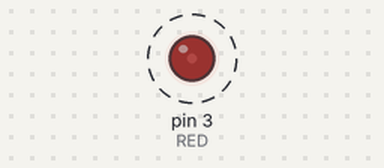
This sketch was run on a simulated Arduino Uno, built with avr-gcc and run on an emulated ATmega328P. Shown: output pins drawn as LEDs (lit = HIGH). Dashed ring = blinking.

Above: at 0.05 s.
Timing chart, 0 to 3.0 s (numbered marks = the images above):
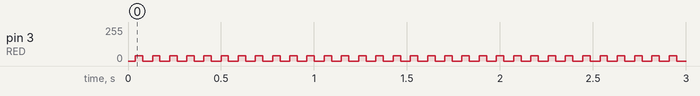

The sketch:

s107_IR_control.ino
```cpp
// Connect (+) of IR LED to 5Vcc
// connect (-) to pin 4 with a 100 Ohm resistor in line.  For best results make a transistor circuit with external power source

#define RED 3	// the output pin of the IR LED

void setup() {
	pinMode(RED, OUTPUT);	// set IR LED (Pin 4) to Output
}

void loop() {
//Do you magic here.  The code directly below just throttles up to 60 and back down to 0.
//You can get data from the serial port, a joystick, or whatever.  You just need to translate your input into values between 0 and 127.
//Pass those values to Transmit( ) as an integer between 0 and 127 and that's it!

	int t;
	for (t = 0; t < 40; t++) {
		Transmit(63, 63, t, 63);  //Rudder = 63, elevator = 63, throttle = t, trim = 63
             // Transmit(63, 63, ((40 - t) + 128), 63); //This would cause Channel "B" to throttle down

	}

	for (t = 40; t > 0; t--) {
		Transmit(63, 63, t, 63);
             // Transmit(63, 63, ((40 - t) + 128), 63); //This would cause Channel "B" to throttle up
	}
} //End loop()

void Transmit(byte rudder, byte elevator, byte throttle, byte trim) {
	static byte Code[4];
	byte mask = 128; 	//bitmask
	int i;

	Code[0] = rudder; // 0 -> 127; 63 is the midpoint.
	Code[1] = elevator; // 0 -> 127; 63 is the midpoint.
	Code[2] = throttle; // 0 -> 127; 0 is throttle off
	Code[3] = trim;	// Haven't messed with this

	OutPulse(2002);  // Start 38Khz pulse for 2000us (2002us is evenly divided by 26)
	delayMicroseconds(2000);  // 2000us off.

	for (i = 0; i<4; i++) {		// Loops through the Code[]
		for (mask = 128; mask > 0; mask >>=1) {	// See Arduino reference for bit masking (really cool stuff!)
		OutPulse(312); 		// Sends 312 pulse each loop

			if(Code[i] & mask) {          //If both bit positions are 1 you get 1
				delayMicroseconds(688);     // send 1 (700 off)
			}
			else {
				delayMicroseconds(288);     // send 0 (300 off)
			}
		} //End mask loop
	}  //End i loop

	OutPulse(312);  //Send 300 microsecond Closing Pulse
	delay(60);

} // End Transmit


void OutPulse(int Pulse) {  //sends 38Khz pulses over the Pulse Length
	int p;

	for(p = 0; p < (Pulse / 26) - 1; p++) {  //Takes about 26 microseconds per loop
		digitalWrite(RED, HIGH);
		  delayMicroseconds(10);
		digitalWrite(RED, LOW);
		  delayMicroseconds(10);
	}
}  //End OutPulse
```

Measured:
- by itself, pin 3 (RED): alternates 39/255 for 0.04 s and 0/255 for 0.05 s
